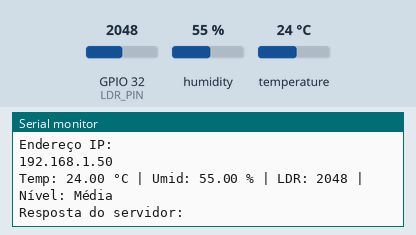
The sketch below on a simulated ESP32. Parts: the last lines printed to the serial monitor. The inputs (shaded band) are chosen by the test bench; at power-on: GPIO 32 (LDR_PIN) = 2048, humidity 55 %, temperature 24 °C. WiFi joins after 1.5 s; servers stay silent unless stated; uploads are accepted with an empty reply.

Above: at 2.7 s.
2.8 s: GPIO 32 (LDR_PIN) set to 1460
At 11.91 s:
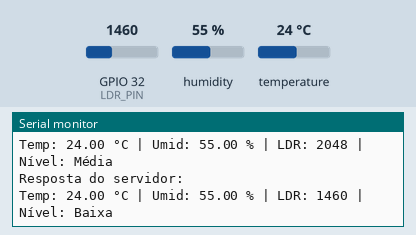
13.2 s: GPIO 32 (LDR_PIN) set to 3040
At 22.13 s:
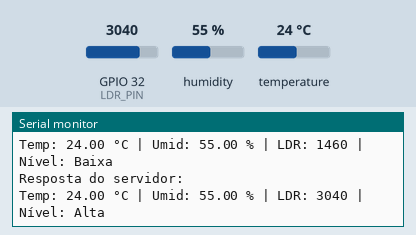
23.4 s: humidity set to 22 %
At 32.7 s:
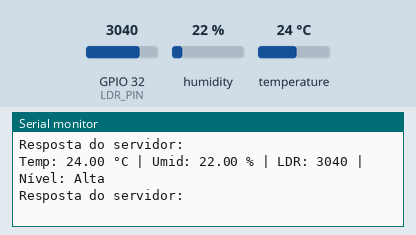
33.6 s: temperature set to 12 °C
At 43.5 s:
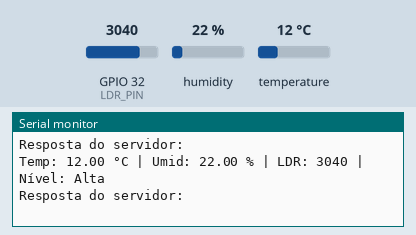
43.8 s: humidity set to 40 %
At 53.6 s:
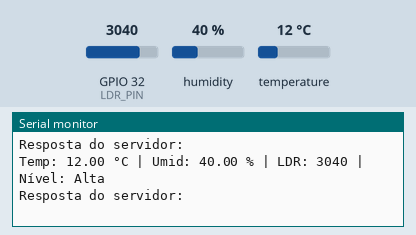
Timing chart, 0 to 55.0 s (numbered marks = the images above; inputs shaded):
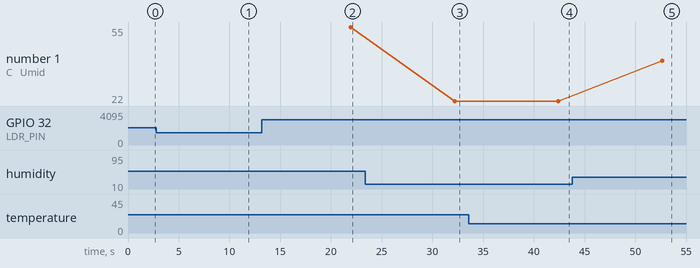

Measured:
- after the input at 2.8 s, the serial monitor: prints a new line after 9.0 s (image 1)
- after the input at 13.2 s, the serial monitor: prints a new line after 8.8 s (image 2)
- after the input at 23.4 s, the serial monitor: prints a new line after 8.8 s (image 3)
- after the input at 33.6 s, the serial monitor: prints a new line after 8.8 s (image 4)
- after the input at 43.8 s, the serial monitor: prints a new line after 8.8 s (image 5)
- plotted number 1: 55 → 22 after the input at 23.4 s, 22 → 40 after the input at 43.8 s

The sketch:

01-ServidorMySQL.ino
```cpp
#include <DHT.h>
#include <WiFi.h>
#include <HTTPClient.h>

#define DHTPIN 4
#define DHTTYPE DHT11
#define LDR_PIN 32 // Define o pino do LDR

const char* ssid = "iot-senac";
const char* password = "senac@2025";

const char* serverName = "http://192.168.10.101/sensores/DadosSensores/inserir";

DHT dht(DHTPIN, DHTTYPE);

float umidade, temperatura;
int ldrValor;
String nivelLuminosidade;

void setup(void){
  Serial.begin(115200);

  WiFi.begin(ssid, password);
  dht.begin();

  while (WiFi.status() != WL_CONNECTED) {
    delay(500);
    Serial.print(".");
  }

  Serial.println("");
  Serial.println("WiFi conectada.");
  Serial.println("Endereço IP: ");
  Serial.println(WiFi.localIP());
}

void loop(){
  temperatura = dht.readTemperature();
  umidade = dht.readHumidity();

  ldrValor = analogRead(LDR_PIN); // Leitura do LDR (0 a 4095)

  // Interpreta nível de luminosidade de forma qualitativa (opcional)
  if (ldrValor > 3000) {
    nivelLuminosidade = "Alta";
  } else if (ldrValor > 1500) {
    nivelLuminosidade = "Média";
  } else {
    nivelLuminosidade = "Baixa";
  }

  if (isnan(temperatura) || isnan(umidade)) {
    Serial.println("Falha ao ler o DHT11");
    delay(2000);
    return;
  }

  Serial.print("Temp: ");
  Serial.print(temperatura);
  Serial.print(" °C | Umid: ");
  Serial.print(umidade);
  Serial.print(" % | LDR: ");
  Serial.print(ldrValor);
  Serial.print(" | Nível: ");
  Serial.println(nivelLuminosidade);

  if (WiFi.status() == WL_CONNECTED) {
    HTTPClient http;
    http.begin(serverName);
    http.addHeader("Content-Type", "application/x-www-form-urlencoded");

    // Requisição com os dados
    String httpRequestData = "temperatura=" + String(temperatura) +
                             "&umidade=" + String(umidade) +
                             "&luminosidade=" + nivelLuminosidade;

    int httpResponseCode = http.POST(httpRequestData);

    if (httpResponseCode > 0) {
      String resposta = http.getString();
      Serial.println("Resposta do servidor: " + resposta);
    } else {
      Serial.print("Erro no envio POST. Código: ");
      Serial.println(httpResponseCode);
    }

    http.end();
  }

  delay(10000);
}
```
